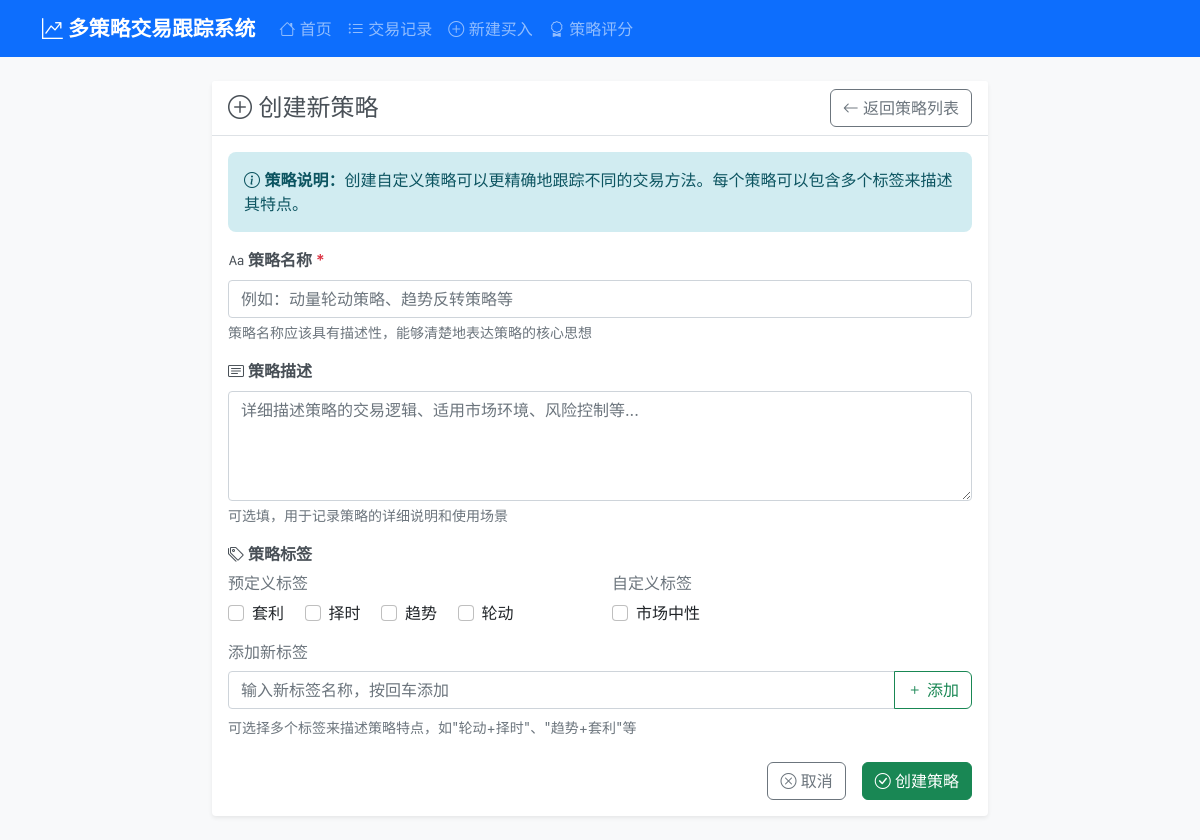
The page /strategy/create on the database as committed earlier.
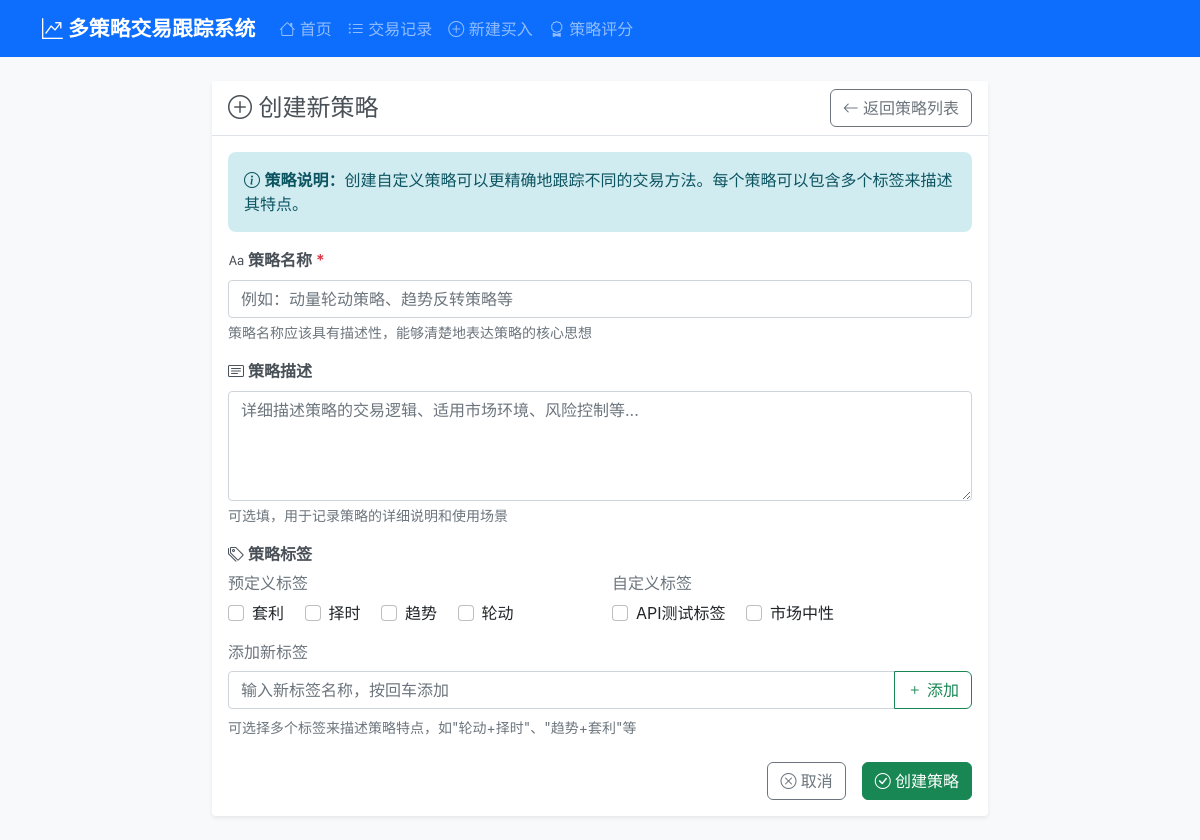
The same page on the database as committed later.
### tables this page shows
CREATE TABLE strategy_tags (
                id INTEGER PRIMARY KEY AUTOINCREMENT,
                name TEXT NOT NULL UNIQUE,
                is_predefined BOOLEAN DEFAULT 0,
                created_at TIMESTAMP DEFAULT CURRENT_TIMESTAMP
            );

### app.py (the view, shortened to what this page needs)
@app.route('/strategy/create', methods=['GET', 'POST'])
def create_strategy():
    tags_data = tracker.get_all_tags()
    return render_template('create_strategy.html', tags=tags_data)

### app.py (called while the page is built)
    def get_connection(self):
        conn = sqlite3.connect(self.db_path)
        conn.row_factory = sqlite3.Row
        return conn

    def get_all_tags(self):
        conn = self.get_connection()
        cursor = conn.cursor()
        try:
            cursor.execute('''
                SELECT st.*, COUNT(str.strategy_id) as usage_count
                FROM strategy_tags st
                LEFT JOIN strategy_tag_relations str ON st.id = str.tag_id
                GROUP BY st.id
                ORDER BY st.is_predefined DESC, st.name ASC
            ''')
            return [dict(row) for row in cursor.fetchall()]
        except Exception as e:
            print(f"获取标签列表失败: {str(e)}")
            return []
        finally:
            conn.close()

### templates/create_strategy.html (shortened to what the changed rows need)
{% extends "base.html" %}
{% block content %}
<div class="row justify-content-center">
    <div class="col-lg-8 col-md-10">
        <div class="card">
            <div class="card-body">
                <form id="createStrategyForm">
                    <div class="mb-4">
                        <div class="row">
                            <div class="col-md-6">
                                <div class="predefined-tags">
                                    {% for tag in tags %}
                                        {% if tag.is_predefined %}
                                        <div class="form-check form-check-inline">
                                            <input class="form-check-input" type="checkbox" name="tags"
                                                   value="{{ tag.name }}" id="predefined_{{ tag.id }}">
                                            <label class="form-check-label" for="predefined_{{ tag.id }}">
                                                {{ tag.name }}
                                            </label>
                                        </div>
                                        {% endif %}
                                    {% endfor %}
                                </div>
                            </div>
                            <div class="col-md-6">
                                <div class="custom-tags">
                                    {% for tag in tags %}
                                        {% if not tag.is_predefined %}
                                        <div class="form-check form-check-inline">
                                            <input class="form-check-input" type="checkbox" name="tags"
                                                   value="{{ tag.name }}" id="custom_{{ tag.id }}">
                                            <label class="form-check-label" for="custom_{{ tag.id }}">
                                                {{ tag.name }}
                                            </label>
                                        </div>
                                        {% endif %}
                                    {% endfor %}
                                </div>
                            </div>
                        </div>
                    </div>
                </form>
            </div>
        </div>
    </div>
</div>
{% endblock %}

Rows that differ between the two databases and show on the page:
added strategy_tags: name "API测试标签", shown under "自定义标签"
